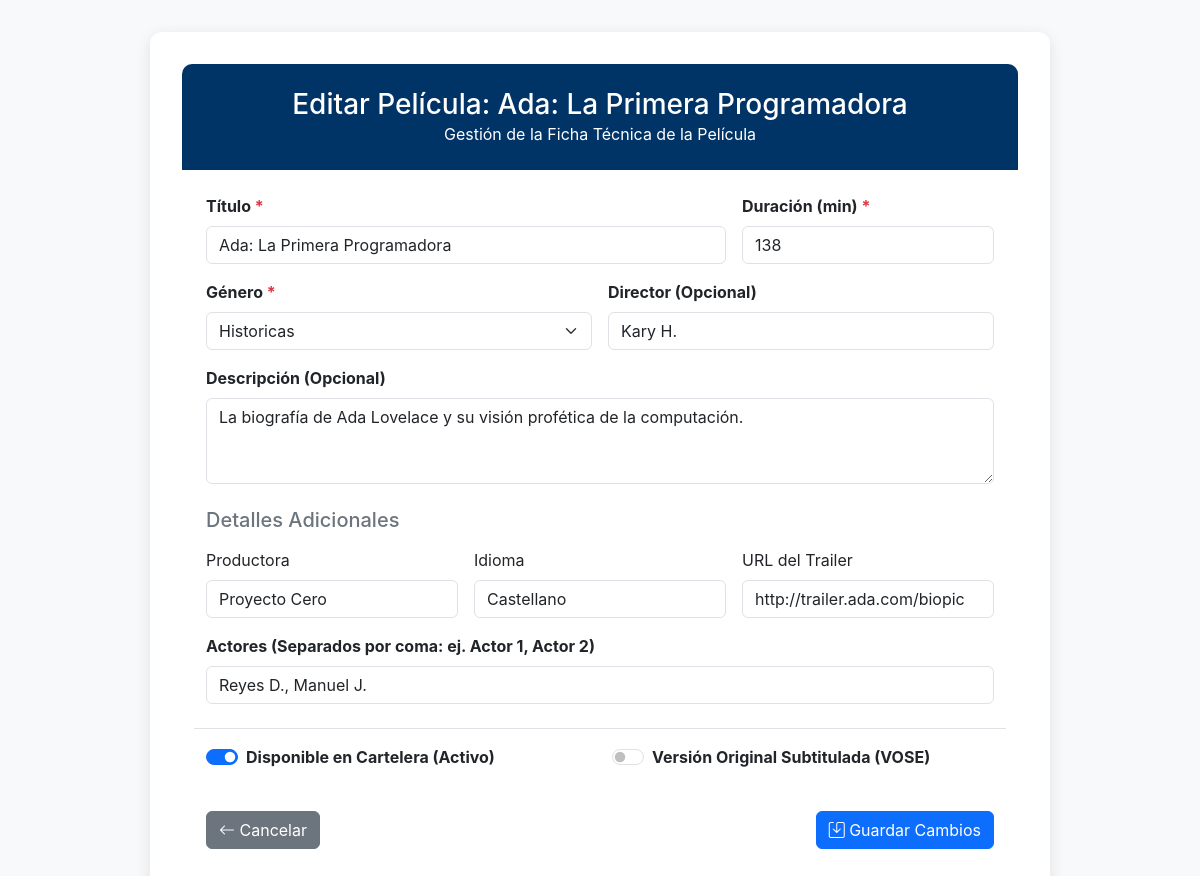
Screenshot of /peliculas/editar/35 with the database file from the repository.
### app/models/pelicula.py (models this page shows, shortened)
class PeliculaORM(Base):
    __tablename__ = "peliculas"
    id: Mapped[int] = mapped_column(primary_key=True, autoincrement=True)
    titulo: Mapped[str] = mapped_column(String(255), nullable=False)
    genero_id: Mapped[int] = mapped_column(ForeignKey("generos.id"), nullable=False)
    duracion: Mapped[int] = mapped_column(Integer, nullable=False) # int, no float
    disponible: Mapped[bool] = mapped_column(Boolean, default=True, nullable=False)
    director: Mapped[str | None] = mapped_column(String(100), nullable=True)
    descripcion: Mapped[str | None] = mapped_column(String(1000), nullable=True)
    trailer: Mapped[str | None] = mapped_column(String(255), nullable=True)
    productora: Mapped[str | None] = mapped_column(String(100), nullable=True)
    idioma: Mapped[str | None] = mapped_column(String(50), nullable=True)
    vose: Mapped[bool | None] = mapped_column(Boolean, nullable=True)
    actores: Mapped[list[str] | None] = mapped_column(JSON, nullable=True)
    genero: Mapped["GeneroORM"] = relationship(back_populates="peliculas")

### app/models/genero.py (models this page shows, shortened)
class GeneroORM(Base):
    __tablename__ = "generos"
    id: Mapped[int] = mapped_column(primary_key=True, autoincrement=True)
    nombre: Mapped[str] = mapped_column(String(100), nullable=False, unique=True)
    descripcion: Mapped[str | None] = mapped_column(String(500), nullable=True)
    peliculas: Mapped[List["PeliculaORM"]] = relationship(
        back_populates="genero",
        cascade="all, delete-orphan" # Opcional: si borro un género, borra sus películas
    )

### app/routers/pelicula_router.py (the view)
@router.get("/editar/{pelicula_id}", tags=["Web UI"])
def view_editar_pelicula(pelicula_id: int, request: Request, db: Session = Depends(get_db)):
    try:
        pelicula = pelicula_service.get_pelicula_detalle(db, pelicula_id)
        if not pelicula:
            raise HTTPException(status_code=404, detail="Película no encontrada")
        generos = genero_service.get_all_generos(db)
        return templates.TemplateResponse(
            "pelicula_form.html",
            {
                "request": request,
                "titulo": f"Editar Película: {pelicula.titulo}",
                "generos": generos,
                "pelicula": pelicula,
                "accion": "editar"
            }
        )
    except HTTPException as e:
        raise e
    except Exception as e:
        print(f"Error al cargar formulario de edición para ID {pelicula_id}: {e}")
        raise HTTPException(status_code=500, detail="Error interno del servidor.")

### templates/pelicula_form.html (shortened to what this page needs)
<!DOCTYPE html>
<html lang="es">
<head>
    <link href="https://cdn.jsdelivr.net/npm/bootstrap@5.3.3/dist/css/bootstrap.min.css" rel="stylesheet">
    <link href="https://cdn.jsdelivr.net/npm/bootstrap-icons/font/bootstrap-icons.css" rel="stylesheet">
</head>
<body>
    <div class="container">
        <div class="form-container">
            <div class="card-header text-center">
                <h1 class="h3 mb-0">{{ titulo }}</h1>
                <p class="mb-0 fs-6">Gestión de la Ficha Técnica de la Película</p>
            </div>
            <form action="/peliculas/{{ 'editar/' + pelicula.id|string if pelicula else 'nueva' }}" method="post" class="p-4">
                <div class="row g-3 mb-4">
                    <div class="col-md-8">
                        <label for="titulo" class="form-label fw-bold">Título <span class="text-danger">*</span></label>
                        <input type="text" class="form-control" id="titulo" name="titulo"
                               value="{{ pelicula.titulo if pelicula else '' }}" required>
                    </div>
                    <div class="col-md-4">
                        <label for="duracion" class="form-label fw-bold">Duración (min) <span class="text-danger">*</span></label>
                        <input type="number" class="form-control" id="duracion" name="duracion" min="1"
                               value="{{ pelicula.duracion if pelicula else '' }}" required>
                    </div>
                    <div class="col-md-6">
                        <label for="genero_id" class="form-label fw-bold">Género <span class="text-danger">*</span></label>
                        <select class="form-select" id="genero_id" name="genero_id" required>
                            {% for genero in generos %}
                                <option value="{{ genero.id }}"
                                        {% if pelicula and genero.id == pelicula.genero_id %}selected{% endif %}>
                                    {{ genero.nombre }}
                                </option>
                            {% endfor %}
                        </select>
                    </div>
                    <div class="col-md-6">
                        <label for="director" class="form-label fw-bold">Director (Opcional)</label>
                        <input type="text" class="form-control" id="director" name="director"
                               value="{{ pelicula.director if pelicula and pelicula.director else '' }}">
                    </div>
                    <div class="col-12">
                        <label for="descripcion" class="form-label fw-bold">Descripción (Opcional)</label>
                        <textarea class="form-control" id="descripcion" name="descripcion" rows="3">{{ pelicula.descripcion if pelicula and pelicula.descripcion else '' }}</textarea>
                    </div>
                </div>
                <h5 class="mt-4 mb-3 text-secondary">Detalles Adicionales</h5>
                <div class="row g-3">
                    <div class="col-md-4">
                        <label for="productora" class="form-label">Productora</label>
                        <input type="text" class="form-control" id="productora" name="productora"
                               value="{{ pelicula.productora if pelicula and pelicula.productora else '' }}">
                    </div>
                    <div class="col-md-4">
                        <label for="idioma" class="form-label">Idioma</label>
                        <input type="text" class="form-control" id="idioma" name="idioma"
                               value="{{ pelicula.idioma if pelicula and pelicula.idioma else '' }}">
                    </div>
                    <div class="col-md-4">
                        <label for="trailer" class="form-label">URL del Trailer</label>
                        <input type="url" class="form-control" id="trailer" name="trailer"
                               value="{{ pelicula.trailer if pelicula and pelicula.trailer else '' }}">
                    </div>
                    <div class="col-12">
                        <label for="actores" class="form-label fw-bold">Actores (Separados por coma: ej. Actor 1, Actor 2)</label>
                        <input type="text" class="form-control" id="actores" name="actores"
                               value="{{ pelicula.actores|join(', ') if pelicula and pelicula.actores else '' }}">
                    </div>
                </div>
                <div class="row mt-4 mb-4 border-top pt-3">
                    <div class="col-md-6">
                        <div class="form-check form-switch">
                            <input class="form-check-input" type="checkbox" id="disponible" name="disponible"
                                   value="True" {% if pelicula and pelicula.disponible %}checked{% endif %}>
                            <label class="form-check-label fw-bold" for="disponible">
                                Disponible en Cartelera (Activo)
                            </label>
                        </div>
                    </div>
                    <div class="col-md-6">
                        <div class="form-check form-switch">
                            <input class="form-check-input" type="checkbox" id="vose" name="vose"
                                   value="True" {% if pelicula and pelicula.vose %}checked{% endif %}>
                            <label class="form-check-label fw-bold" for="vose">
                                Versión Original Subtitulada (VOSE)
                            </label>
                        </div>
                    </div>
                </div>
                <div class="d-flex justify-content-between pt-3">
                    <a href="/" class="btn btn-secondary me-2">
                        <i class="bi bi-arrow-left"></i> Cancelar
                    </a>
                    <button type="submit" class="btn btn-primary">
                        <i class="bi bi-save"></i>
                        {% if pelicula %}Guardar Cambios{% else %}Añadir Película{% endif %}
                    </button>
                </div>
            </form>
        </div>
    </div>
</body>
</html>

### templates/pelicula_form.html (style rules this page uses)
:root { --primary-blue: #0d6efd; --secondary-blue: #003366; --light-bg: #f8f9fa; }
body { background-color: var(--light-bg); font-family: 'Inter', sans-serif; }
.form-container { max-width: 900px; margin: 2rem auto; padding: 2rem; background: white; border-radius: 12px; box-shadow: 0 4px 15px rgba(0, 0, 0, 0.1); }
.card-header { background-color: var(--secondary-blue); color: white; border-radius: 10px 10px 0 0 !important; padding: 1.5rem; }
.btn-primary { background-color: var(--primary-blue); border-color: var(--primary-blue); }
.form-check-input:checked { background-color: var(--primary-blue); border-color: var(--primary-blue); }

### rows the page displays
PeliculaORM: titulo "Ada: La Primera Programadora", duracion "138", genero_id "Historicas", director "Kary H.", descripcion "La biografía de Ada Lovelace y su visión profética de la computación.", productora "Proyecto Cero", idioma "Castellano", trailer "http://trailer.ada.com/biopic", actores "Reyes D., Manuel J.", disponible "☑"

### other values shown
{{ titulo }} "Editar Película: Ada: La Primera Programadora"
